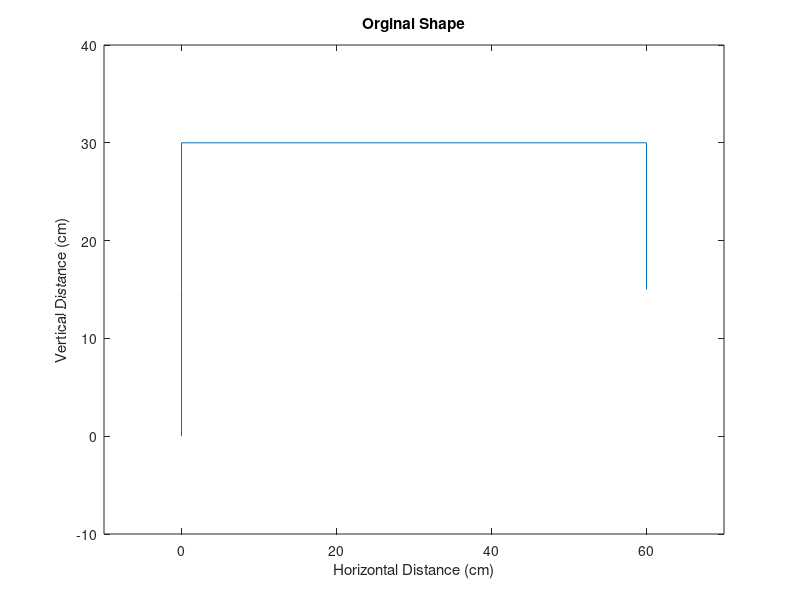
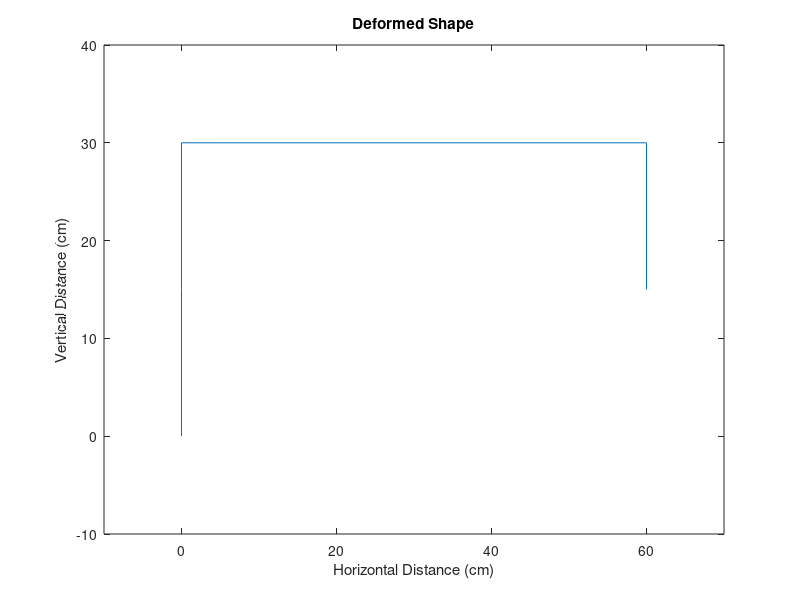

The MATLAB script that drew these images, in order:
clear all

%This code is for Question 1, Part C, BOTH i and ii. The user will be asked
%to select between i and ii through an input function.


numberElements=input('Enter the number of elements you would like to process: '); %User is requested to input the number of elements they wish to analysis for
Criteria=input('For both supports being fixed, input 1. For the left support fixed and right support pinned, input 2:' ); %Selecting which boundary conditions they would like to anaylsis for

if Criteria==1  %This following code is for both the supports being fixed.


    n=numberElements; %numberElements stored in simply varible

    %Discretisation process begins
    a=floor((n+3)/6)*2+1; %number of nodes in the left column (including support and top left corner node)
    c=floor(((n+3-a))/2); %number of nodes in the right column (including support and top right corner)
    b=n+3-a-c; %number of nodes in the top beam (including the top left and top right corner nodes

    numberNodes=numberElements+1; %nodes =elements +1
    dofNode=3; %degrees of freedom per node is 3 for a frame
    nodesEl=2; %Nodes per elements is 2; i and j
    dofEl=dofNode*nodesEl; %dof per element is dof per node (3) * number of nodes per element (2)

    elementNodes=zeros(numberElements,2); %creating zeros ready for global node input


    for e=1:numberElements   %defining all the global nodes
        elementNodes(e,1)=e;   %x coordinate node 
        elementNodes(e,2)=e+1;  %y coordinate node
    end

    %nodeCoordinates

    nodeCoordinates=zeros(n+1,2);

    nodeCoordinates(1:a,2)=0:30/(a-1):30;
    nodeCoordinates(a+1:n+1-c,2)=30;
    nodeCoordinates(a:n+2-c,1)=0:60/(b-1):60;
    nodeCoordinates(n-c+2:n+1,2)=30:-15/(c-1):15;
    nodeCoordinates(n-c+2:n+1,1)=60;
    %Discretisation process ends

    %boundary conditions for the fixed support means the 3 dofs for node 1
    %are present. And the 3 degrees of freedom for the final node is
    %present. As the x and y displacement is restricted along with the
    %rotation.
    bcDof=[numberElements/numberElements;numberElements/numberElements+1;numberElements/numberElements+2;numberNodes*3-2;numberNodes*3-1;numberNodes*3];
    
    A=200; %cm^2 units
    E=20*10^6; %N/cm^2
    I=(6*10^4); %cm^4

    P=zeros(numberNodes*3,1); %sizing the external forces matrix
    P(((a+1)/2)*3-2,1)=150000; %appling the horizontal force of 150kN to the node located at (0,15)

    xx=nodeCoordinates(:,1); %Extracting and storing the x coordinates
    yy=nodeCoordinates(:,2); %Extracting and storing the y coordinates
    sysDof = dofNode*numberNodes; %number of degrees of freedom for the whole system
    noConstraints = length(bcDof); %number of constraints present is equal to the number of boundary conditions
    elDofs = zeros(numberElements,dofEl); %sizing the degree of freedom for each element matrix

    K=zeros(sysDof,sysDof); %Sizing the global stiffness matrix


    for e=1:numberElements
        elDofs(e,1)=(elementNodes(e,1)*3)-2; %dof U3i-2
        elDofs(e,2)=(elementNodes(e,1)*3)-1; %dof U3i-1
        elDofs(e,3)=(elementNodes(e,1)*3); %dof U3i
        elDofs(e,4)=(elementNodes(e,2)*3)-2; %dof U3j-2
        elDofs(e,5)=(elementNodes(e,2)*3)-1; %dof U3j-1
        elDofs(e,6)=(elementNodes(e,2)*3); %dof U3j
        index1=elementNodes(e,1); %calls node i DOFs
        index2=elementNodes(e,2); %calls node j DOFs
        xx1=xx(index1); %x_i coordinates
        xx2=xx(index2); %x_j coordinates
        yy1=yy(index1); %y_i coordinates
        yy2=yy(index2); %y_j coordinates
        L=((xx2-xx1)^2+(yy2-yy1)^2)^0.5; %Calculating length using Pythagoras
        c=(xx2-xx1)/L; %cos(pheta) equal
        s=(yy2-yy1)/L; %sin(pheta) equal
        ALI=A*L^2/I; %A and I are constants for each element, length is specific
        EIL=E*I/L^3; %E and I are constants for each element, length is specific

        Te=[c s 0 0 0 0; -s c 0 0 0 0; 0 0 1 0 0 0; 0 0 0 c s 0; 0 0 0 -s c 0; 0 0 0 0 0 1]; %Transformation matrix
        kebar=EIL*[ALI 0 0 -ALI 0 0; 0 12 6*L 0 -12 6*L; 0 6*L 4*L^2 0 -6*L 2*L^2; -ALI 0 0 ALI 0 0; 0 -12 -6*L 0 12 -6*L; 0 6*L 2*L^2 0 -6*L 4*L^2]; %element stiffness matrix pre transformation
        ke=transpose(Te)*kebar*Te; %element stiffness matrix 

        K(3*e-2:3*e+3,3*e-2:3*e+3)=K(3*e-2:3*e+3,3*e-2:3*e+3)+ke; %Assembly procedure
    end

    %Apply boundary conditions
    for c = 1:noConstraints
        i = bcDof(c);
        j = bcDof(c);
        K(i,:) = 0; %replace stiffness terms in row i with zero
        K(:,j) = 0; %replace stiffness terms in row j with zero
        P(i) = 0;   %replace force terms in row j with zero
    end


    activeDof=setdiff([1:sysDof],[bcDof]);  %produce a list of active DOFs
    Kr = K(activeDof,activeDof);    %produce a reduced stiffness matrix
    Fr = P(activeDof);             %produce a reduced force vector

    U = Kr\Fr;  %solve for displacements

    %Post Processing to find element forces and nodal forces

    %Re-sizing the displacement vector
    uFinal=zeros(3*n+3,1)
    uFinal(4:3*n,1)=U;


    nodalForce = K*uFinal;
    elementForce = zeros(numberElements,dofEl);

    for e = 1:numberElements
        elDofs(e,1) = (elementNodes(e,1)*3)-2;      %dof U_3i-2
        elDofs(e,2) = (elementNodes(e,1)*3)-1;      %dof U_3i-1
        elDofs(e,3) = (elementNodes(e,1)*3);        %dof U_3i
        elDofs(e,4) = (elementNodes(e,2)*3)-2;      %dof U_3j-2
        elDofs(e,5) = (elementNodes(e,2)*3)-1;      %dof U_3j-1
        elDofs(e,6) = (elementNodes(e,2)*3);        %dof U_3j
        index1 = elementNodes(e,1);                 %calls node i DOFs
        index2 = elementNodes(e,2);                 %calls node j DOFs
        xx1 = xx(index1);                           %x_i coordinates
        xx2 = xx(index2);                           %x_j coordinates
        yy1 = yy(index1);                           %y_i coordinates
        yy2 = yy(index2);                           %y_j coordinates
        L = (((xx2-xx1)^2)+((yy2-yy1)^2))^(0.5); %element length calculation
        C(e) = (xx2-xx1)/L;                      %element cosine calculation
        S(e) = (yy2-yy1)/L;                      %element sine calculation
        c = C(e);                                   %renamed for convenience
        s = S(e);                                   %renamed for convenience
        cs = c*s;                                   %definition
        c2 = c^2;                                   %definition
        s2 = s^2;                                   %definition
        ALI=A*L^2/I;
        EIL=E*I/L^3;                               %definition


        Te=[c s 0 0 0 0; -s c 0 0 0 0; 0 0 1 0 0 0; 0 0 0 c s 0; 0 0 0 -s c 0; 0 0 0 0 0 1];
        kebar=EIL*[ALI 0 0 -ALI 0 0; 0 12 6*L 0 -12 6*L; 0 6*L 4*L^2 0 -6*L 2*L^2; -ALI 0 0 ALI 0 0; 0 -12 -6*L 0 12 -6*L; 0 6*L 2*L^2 0 -6*L 4*L^2];                   %element force
        ke=transpose(Te)*kebar*Te



        gDof = elDofs(e,:);
        cDofStart = gDof(1);
        cDofEnd = gDof(end);
        uCurrent = uFinal(cDofStart:cDofEnd);
        elementForce(e,:) = ke*uCurrent;
    end

    
    
    
    
    
    %This code is used if the user has selected the left support to be
    %fixed and the right support to the pinned (Allowing rotation,
    %effecting the boundary condtions). 
    %The comments above also apply to this code.
    
else
    n=numberElements;

    a=floor((numberElements+3)/6)*2+1;
    c=floor(((numberElements+3-a))/2);
    b=numberElements+3-a-c;

    numberNodes=numberElements+1;%automatic
    dofNode=3;
    nodesEl=2;
    dofEl=dofNode*nodesEl;

    elementNodes=zeros(numberElements,2); %creating zeros ready for global node input


    for e=1:numberElements   %defining all the global nodes
        elementNodes(e,1)=e;   %x coordinate node 
        elementNodes(e,2)=e+1;  %y coordinate node
    end

    %nodeCoordinates

    nodeCoordinates=zeros(n+1,2);

    nodeCoordinates(1:a,2)=0:30/(a-1):30;
    nodeCoordinates(a+1:n+1-c,2)=30;
    nodeCoordinates(a:n+2-c,1)=0:60/(b-1):60;
    nodeCoordinates(n-c+2:n+1,2)=30:-15/(c-1):15;
    nodeCoordinates(n-c+2:n+1,1)=60;


    %Now changed, rotation is free at the final node due to support now
    %being pinned. So the very final global degree of freedom is not in the
    %bcDof matrix
    bcDof=[numberElements/numberElements;numberElements/numberElements+1;numberElements/numberElements+2;numberNodes*3-2;numberNodes*3-1];

    A=200; %Defining the cross-sectional areas for each element
    E=20*10^6; %Defining the youngs modulus of each element
    I=(6*10^4);

    P=zeros(numberNodes*3,1);
    P(((a+1)/2)*3-2,1)=150000;

    xx=nodeCoordinates(:,1);
    yy=nodeCoordinates(:,2);
    sysDof = dofNode*numberNodes;	        
    noConstraints = length(bcDof);          
    elDofs = zeros(numberElements,dofEl);

    L=zeros(1,numberElements);
    C=zeros(1,numberElements);
    S=zeros(1,numberElements);


    K=zeros(sysDof,sysDof);


    for e=1:numberElements
        elDofs(e,1)=(elementNodes(e,1)*3)-2;
        elDofs(e,2)=(elementNodes(e,1)*3)-1;
        elDofs(e,3)=(elementNodes(e,1)*3);
        elDofs(e,4)=(elementNodes(e,2)*3)-2;
        elDofs(e,5)=(elementNodes(e,2)*3)-1;
        elDofs(e,6)=(elementNodes(e,2)*3);
        index1=elementNodes(e,1);
        index2=elementNodes(e,2);
        xx1=xx(index1);
        xx2=xx(index2);
        yy1=yy(index1);
        yy2=yy(index2);
        L=((xx2-xx1)^2+(yy2-yy1)^2)^0.5;
        c=(xx2-xx1)/L;
        s=(yy2-yy1)/L;
        ALI=A*L^2/I;
        EIL=E*I/L^3;


        Te=[c s 0 0 0 0; -s c 0 0 0 0; 0 0 1 0 0 0; 0 0 0 c s 0; 0 0 0 -s c 0; 0 0 0 0 0 1];
        kebar=EIL*[ALI 0 0 -ALI 0 0; 0 12 6*L 0 -12 6*L; 0 6*L 4*L^2 0 -6*L 2*L^2; -ALI 0 0 ALI 0 0; 0 -12 -6*L 0 12 -6*L; 0 6*L 2*L^2 0 -6*L 4*L^2];
        ke=transpose(Te)*kebar*Te;

        K(3*e-2:3*e+3,3*e-2:3*e+3)=K(3*e-2:3*e+3,3*e-2:3*e+3)+ke;
    end

    %Apply boundary conditions
    for c = 1:noConstraints
        i = bcDof(c);
        j = bcDof(c);
        K(i,:) = 0; %replace stiffness terms in row i with zero
        K(:,j) = 0; %replace stiffness terms in row j with zero
        P(i) = 0;   %replace force terms in row j with zero
    end


    activeDof=setdiff([1:sysDof],[bcDof]);  %produce a list of active DOFs
    Kr = K(activeDof,activeDof);    %produce a reduced stiffness matrix
    Fr = P(activeDof);             %produce a reduced force vector

    U = Kr\Fr;  %solve for stiffness

    %post-processing to find nodal and element forces


    uFinal=zeros(3*n+3,1)
    uFinal(4:3*n,1)=U(1:size(U)-1,1);
    uFinal(3*n+3,1)=U(3*n-2,1);


    nodalForce = K*uFinal;
    elementForce = zeros(numberElements,dofEl);

    for e = 1:numberElements
        elDofs(e,1) = (elementNodes(e,1)*3)-2;      %dof U_3i-2
        elDofs(e,2) = (elementNodes(e,1)*3)-1;      %dof U_3i-1
        elDofs(e,3) = (elementNodes(e,1)*3);        %dof U_3i
        elDofs(e,4) = (elementNodes(e,2)*3)-2;      %dof U_3j-2
        elDofs(e,5) = (elementNodes(e,2)*3)-1;      %dof U_3j-1
        elDofs(e,6) = (elementNodes(e,2)*3);        %dof U_3j
        index1 = elementNodes(e,1);                 %calls node i DOFs
        index2 = elementNodes(e,2);                 %calls node j DOFs
        xx1 = xx(index1);                           %x_i coordinates
        xx2 = xx(index2);                           %x_j coordinates
        yy1 = yy(index1);                           %y_i coordinates
        yy2 = yy(index2);                           %y_j coordinates
        L = (((xx2-xx1)^2)+((yy2-yy1)^2))^(0.5); %element length calculation
        C(e) = (xx2-xx1)/L;                      %element cosine calculation
        S(e) = (yy2-yy1)/L;                      %element sine calculation
        c = C(e);                                   %renamed for convenience
        s = S(e);                                   %renamed for convenience                                  %definition
        ALI=A*L^2/I;
        EIL=E*I/L^3;                               %definition


        Te=[c s 0 0 0 0; -s c 0 0 0 0; 0 0 1 0 0 0; 0 0 0 c s 0; 0 0 0 -s c 0; 0 0 0 0 0 1];
        kebar=EIL*[ALI 0 0 -ALI 0 0; 0 12 6*L 0 -12 6*L; 0 6*L 4*L^2 0 -6*L 2*L^2; -ALI 0 0 ALI 0 0; 0 -12 -6*L 0 12 -6*L; 0 6*L 2*L^2 0 -6*L 4*L^2];                   %element force
        ke=transpose(Te)*kebar*Te



        gDof = elDofs(e,:);
        cDofStart = gDof(1);
        cDofEnd = gDof(end);
        uCurrent = uFinal(cDofStart:cDofEnd);
        elementForce(e,:) = ke*uCurrent;
    end
    
end


Xdisp=zeros(size(xx)); %Sizing a matrix specifically for x displacements
Ydisp=zeros(size(yy)); %Sizing a matrix specifically for y displacements

Xdisp(2:numberNodes-1,1)=U(1:3:(numberNodes-2)*3,1); %Storing data in appropriate locations
Ydisp(2:numberNodes-1,1)=U(2:3:(numberNodes-2)*3+1,1); %Storing data in appropriate locations



%Plotting and labelling the orginal shape
plot(xx,yy)
hold on
axis([-10 max(xx)+10 -10 max(yy)+10])
xlabel('Horizontal Distance (cm)');
ylabel('Vertical Distance (cm)');
title('Orginal Shape');
hold off

%Plotting and labbeling the deformed shape
Xfinal=nodeCoordinates(:,1)+Xdisp(:,1); %The final x coordinate positions after loading
Yfinal=nodeCoordinates(:,2)+Ydisp(:,1); %The final y coordiante positions after loading
figure
plot(Xfinal, Yfinal)
hold on
axis([-10 max(Xfinal)+10 -10 max(Yfinal)+10])
xlabel('Horizontal Distance (cm)');
ylabel('Vertical Distance (cm)');
title('Deformed Shape');
hold off
